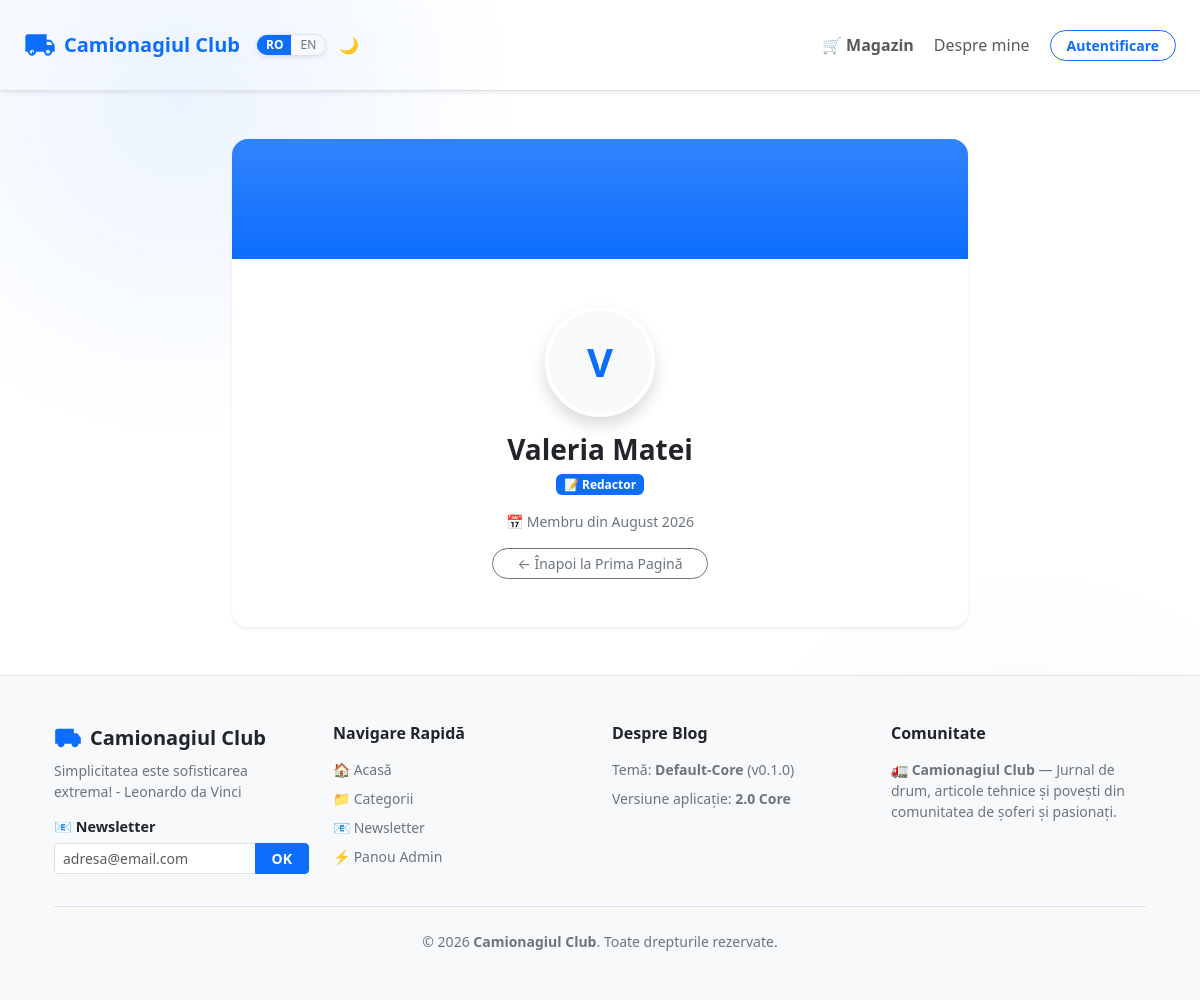
/user/3?lang=ro, run on the app's committed database.
### app/models/db_models.py (models this page shows, shortened)
class Base(DeclarativeBase):
    pass

class AppSetting(Base):
    __tablename__ = "app_settings"
    key: Mapped[str] = mapped_column(String(64), primary_key=True)
    value: Mapped[str] = mapped_column(Text, nullable=False, default="")

class TranslationLocale(Base):
    __tablename__ = "translation_locales"
    code: Mapped[str] = mapped_column(String(16), primary_key=True)
    name: Mapped[str | None] = mapped_column(String(64), nullable=True)
    enabled: Mapped[bool] = mapped_column(Boolean, nullable=False, default=True)
    is_default: Mapped[bool] = mapped_column(Boolean, nullable=False, default=False)

class TranslationEntry(Base):
    __tablename__ = "translation_entries"
    id: Mapped[int] = mapped_column(Integer, primary_key=True, autoincrement=True)
    locale_code: Mapped[str] = mapped_column(ForeignKey("translation_locales.code"), nullable=False)
    key: Mapped[str] = mapped_column(String(255), nullable=False)
    value: Mapped[str] = mapped_column(Text, nullable=False, default="")
    __table_args__ = {"sqlite_autoincrement": True}

class Post(Base):
    __tablename__ = "posts"
    id: Mapped[int] = mapped_column(Integer, primary_key=True, autoincrement=True)
    slug: Mapped[str] = mapped_column(String(160), unique=True, nullable=False)
    author_id: Mapped[int] = mapped_column(ForeignKey("users.id"), nullable=False)
    title: Mapped[str] = mapped_column(String(220), nullable=False)
    excerpt: Mapped[str | None] = mapped_column(Text, nullable=True)
    category: Mapped[str | None] = mapped_column(String(80), nullable=True)
    content_html: Mapped[str] = mapped_column(Text, nullable=False)
    hero_image_url: Mapped[str | None] = mapped_column(Text, nullable=True)
    image_url: Mapped[str | None] = mapped_column(Text, nullable=True)  # pentru og_image, fallback la hero
    images_url_json: Mapped[str | None] = mapped_column(Text, nullable=True)  # JSON list/dict
    draft: Mapped[bool] = mapped_column(Boolean, nullable=False, default=False)
    published_at: Mapped[datetime | None] = mapped_column(DateTime(timezone=True), nullable=True)
    created_at: Mapped[datetime] = mapped_column(DateTime(timezone=True), nullable=False)
    updated_at: Mapped[datetime] = mapped_column(DateTime(timezone=True), nullable=False)
    author: Mapped["User"] = relationship(back_populates="posts")
    translations: Mapped[list["PostTranslation"]] = relationship(back_populates="post", cascade="all, delete-orphan")

class User(Base):
    __tablename__ = "users"
    id: Mapped[int] = mapped_column(Integer, primary_key=True, autoincrement=True)
    provider: Mapped[str] = mapped_column(String(32), nullable=False)
    oauth_id: Mapped[str] = mapped_column(String(128), nullable=False)
    username: Mapped[str | None] = mapped_column(String(128), nullable=True)
    first_name: Mapped[str | None] = mapped_column(String(128), nullable=True)
    last_name: Mapped[str | None] = mapped_column(String(128), nullable=True)
    email: Mapped[str | None] = mapped_column(String(254), nullable=True)
    image_url: Mapped[str | None] = mapped_column(Text, nullable=True)
    role: Mapped[str] = mapped_column(String(64), nullable=False, default="reader")
    created_at: Mapped[datetime] = mapped_column(DateTime(timezone=True), nullable=False)
    posts: Mapped[list["Post"]] = relationship(back_populates="author")

### app/routers/auth.py (the view)
    @router.get("/user/{user_id}", response_class=HTMLResponse)
    async def public_user_profile(
        request: Request,
        user_id: int,
        db: Session = Depends(get_db),
    ):
        stmt = select(User).where(User.id == user_id)
        pub_user = db.execute(stmt).scalar_one_or_none()
        if not pub_user:
            raise HTTPException(status_code=404, detail="Utilizatorul nu a fost găsit.")
        return render_template(
            templates,
            request=request,
            name="user/public_profile.html",
            context={
                "title": f"Profil {pub_user.first_name or pub_user.username} — Club",
                "public_user": pub_user,
            },
        )

### templates/user/public_profile.html (shortened to what this page needs)
{% extends "base.html" %}
{% block content %}
<div class="container py-5">
  <div class="row justify-content-center">
    <div class="col-lg-8">
      <div class="card border-0 shadow-sm rounded-4 overflow-hidden">
        <div class="bg-primary bg-gradient p-4 text-center text-white position-relative" style="min-height: 120px;">
        </div>
        <div class="card-body p-4 p-md-5 text-center mt-n5">
          <div class="d-inline-block position-relative mb-3">
            {% if public_user.image_url %}
            <img src="{{ public_user.image_url }}" alt="{{ public_user.first_name or public_user.username }}" class="rounded-circle border border-4 border-white shadow" width="110" height="110">
            {% else %}
            <div class="rounded-circle bg-body-tertiary text-primary d-flex align-items-center justify-content-center fs-1 fw-bold border border-4 border-white shadow mx-auto" style="width: 110px; height: 110px;">
              {{ (public_user.first_name or public_user.username or 'U')[0]|upper }}
            </div>
            {% endif %}
          </div>
          <h3 class="fw-bold mb-1">{{ public_user.first_name or public_user.username or 'Membru Club' }} {{ public_user.last_name or '' }}</h3>
          <div class="mb-3">
            {% if public_user.role == 'admin' %}
            <span class="badge bg-danger">⚡ Admin</span>
            {% elif public_user.role in ['editor', 'author'] %}
            <span class="badge bg-primary">📝 Redactor</span>
            {% elif public_user.role == 'seller' %}
            <span class="badge bg-success">🛍️ Vânzător</span>
            {% else %}
            <span class="badge bg-secondary">👤 Membru Comunitate</span>
            {% endif %}
          </div>
          <p class="text-secondary small mb-3">
            📅 Membru din {{ public_user.created_at.strftime('%B %Y') if public_user.created_at else 'recent' }}
          </p>
          <a href="/" class="btn btn-outline-secondary btn-sm px-4 rounded-pill">
            ← Înapoi la Prima Pagină
          </a>
        </div>
      </div>
    </div>
  </div>
</div>
{% endblock %}

### themes/default/templates/partials/navbar.html (shortened to what this page needs)
{%- set _path = request.url.path.rstrip("/") -%}
<header class="navbar navbar-expand-lg shadow-sm border-bottom sticky-top">
  <div class="container-fluid px-3 px-md-4 py-2 py-md-3 d-flex align-items-center justify-content-between">
    <div class="d-flex align-items-center gap-2">
      <a class="navbar-brand fw-bold text-primary d-flex align-items-center mb-0 me-1" href="/">
        <span>{{ site_display_name() }}</span>
      </a>
      {% set _locale_options = get_available_locales() %}
      {% if _locale_options|length > 1 %}
      <div class="btn-group btn-group-sm rounded-pill overflow-hidden border shadow-sm ms-1" role="group" aria-label="Language Selector">
        {% for loc in _locale_options %}
        {% set _category = request.query_params.get("category") or "" %}
        {% set _lang_href = request.url.path ~ "?lang=" ~ loc.code %}
        {% if _category %}
        {% set _lang_href = _lang_href ~ "&category=" ~ _category|urlencode %}
        {% endif %}
        <a href="{{ _lang_href }}" class="btn btn-sm {% if locale == loc.code %}btn-primary text-white fw-bold{% else %}btn-light text-secondary{% endif %} py-0 px-2" style="font-size:0.75rem;">
          {{ loc.code|upper }}
        </a>
        {% endfor %}
      </div>
      {% endif %}
    </div>
    <div class="d-flex align-items-center gap-2">
      {% if active_theme_info().supports_color_scheme_toggle %}
      <button type=button id=theme-toggle class=btn btn-sm btn-outline-secondary d-flex align-items-center gap-1 aria-label=Toggle theme>
        <span id=theme-icon>🌙</span>
      </button>
      {% endif %}
    </div>
    <div class="collapse navbar-collapse" id="navbarNav">
      <ul class="navbar-nav ms-lg-auto mb-2 mb-lg-0 align-items-lg-center flex-wrap column-gap-1 row-gap-2 mt-3 mt-lg-0">
        <li class="nav-item">
          <a class="nav-link py-2 rounded px-2 fw-semibold{% if '/shop' in request.url.path %} active{% endif %}" href="/shop">{{ t_safe(translations, 'shop.navLink') or '🛒 Magazin' }}</a>
        </li>
        {% if nav_fixed_post_link %}
        {%- set _fix = nav_fixed_post_link.href.rstrip("/") -%}
        <li class="nav-item">
          <a class="nav-link py-2 rounded px-2{% if _path == _fix %} active fw-semibold{% endif %}" href="{{ nav_fixed_post_link.href|e }}">{{ nav_fixed_post_link.label|e }}</a>
        </li>
        {% endif %}
        {% if user %}
        <li class="nav-item dropdown ms-lg-2">
          <a class="nav-link dropdown-toggle d-flex align-items-center gap-2 py-1 px-2 border rounded-pill bg-body-tertiary" href="#" id="userNavDropdown" role="button" data-bs-toggle="dropdown" aria-expanded="false">
            {% if user.image_url %}
            <img src="{{ user.image_url }}" alt="{{ user.first_name or user.username }}" class="rounded-circle object-fit-cover" width="26" height="26">
            {% else %}
            <div class="rounded-circle bg-primary text-white d-flex align-items-center justify-content-center fw-bold" style="width:26px; height:26px; font-size:0.75rem;">
              {{ (user.first_name or user.username or 'U')[0]|upper }}
            </div>
            {% endif %}
            <span class="fw-semibold small">{{ user.first_name or user.username or 'Membru' }}</span>
          </a>
          <ul class="dropdown-menu dropdown-menu-end shadow border-0 rounded-3" aria-labelledby="userNavDropdown">
            <li><a class="dropdown-item d-flex align-items-center gap-2" href="/profile">👤 Profilul Meu</a></li>
            <li><a class="dropdown-item d-flex align-items-center gap-2" href="/profile#tab-orders">📦 Comenzile Mele</a></li>
            {% if user.role in ['admin', 'editor', 'seller'] %}
            <li><hr class="dropdown-divider"></li>
            <li><a class="dropdown-item d-flex align-items-center gap-2" href="/admin/minishop">🛒 Admin Shop</a></li>
            {% endif %}
            {% if user.role in ['admin', 'editor'] %}
            <li><a class="dropdown-item d-flex align-items-center gap-2" href="/admin">⚡ Panou Admin</a></li>
            <li><a class="dropdown-item d-flex align-items-center gap-2" href="/admin/new">✍️ Post Nou</a></li>
            {% endif %}
            <li><hr class="dropdown-divider"></li>
            <li><a class="dropdown-item d-flex align-items-center gap-2 text-danger" href="/auth/logout">🚪 Deconectare</a></li>
          </ul>
        </li>
        {% else %}
        <li class="nav-item ms-lg-2">
          <a class="btn btn-sm btn-outline-primary fw-semibold rounded-pill px-3" href="/admin/login">Autentificare</a>
        </li>
        {% endif %}
      </ul>
    </div>
  </div>
</header>

### themes/default/templates/partials/footer.html (shortened to what this page needs)
<footer class="footer mt-auto bg-body-tertiary border-top py-5">
  <div class="container px-4">
    <div class="row g-4 mb-4">
      <div class="col-12 col-md-6 col-lg-3" id="footer-newsletter-widget">
        <div class="d-flex align-items-center mb-2">
          {% if site_nav_icon_abs %}
          <img class="me-2 rounded-1 flex-shrink-0" src="{{ site_nav_icon_abs|e }}" width="28" height="28" alt="" style="object-fit:contain" loading="lazy" decoding="async" />
          {% else %}
          <svg class="me-2 text-primary flex-shrink-0" width="28" height="28" viewBox="0 0 24 24" fill="currentColor" aria-hidden="true">
            <path d="M20 8h-3V4H3c-1.1 0-2 .9-2 2v11h2c0 1.66 1.34 3 3 3s3-1.34 3-3h6c0 1.66 1.34 3 3 3s3-1.34 3-3h2v-5l-3-4z"/>
          </svg>
          {% endif %}
          <h5 class="fw-bold mb-0 text-body">{{ site_display_name() }}</h5>
        </div>
        <p class="text-secondary small mb-3">{{ site_tagline() }}</p>
        <h6 class="fw-bold mb-2 text-body" style="font-size: 0.9rem;">📧 {{ t_safe(translations, 'newsletter.title') or 'Abonare Newsletter' }}</h6>
        <form id="footer-newsletter-form" onsubmit="submitFooterNewsletter(event)">
          <div class="input-group input-group-sm mb-2">
            <input type="email" id="footer-newsletter-email" class="form-control" placeholder="adresa@email.com" required />
            <button type="submit" id="footer-newsletter-btn" class="btn btn-primary fw-semibold px-3">OK</button>
          </div>
        </form>
      </div>
      <div class="col-12 col-md-6 col-lg-3">
        <h6 class="fw-bold mb-3 text-body">{{ t_safe(translations, 'footer.quickNav') or 'Navigare Rapidă' }}</h6>
        <ul class="list-unstyled mb-0 small">
          <li class="mb-2">
            <a href="/" class="text-secondary text-decoration-none hover-primary">{{ t_safe(translations, 'footer.home') or '🏠 Acasă' }}</a>
          </li>
          <li class="mb-2">
            <a href="/#categories" class="text-secondary text-decoration-none hover-primary">{{ t_safe(translations, 'footer.categories') or '📁 Categorii' }}</a>
          </li>
          <li class="mb-2">
            <a href="#footer-newsletter-widget" class="text-secondary text-decoration-none hover-primary">{{ t_safe(translations, 'footer.newsletter') or '📧 Newsletter' }}</a>
          </li>
          <li>
            <a href="/admin" class="text-secondary text-decoration-none hover-primary">{{ t_safe(translations, 'footer.admin') or '⚡ Panou Admin' }}</a>
          </li>
        </ul>
      </div>
      <div class="col-12 col-md-6 col-lg-3">
        <h6 class="fw-bold mb-3 text-body">{{ t_safe(translations, 'footer.aboutBlog') or 'Despre Blog' }}</h6>
        {% set _t = active_theme_info() %}
        <p class="text-secondary small mb-2">
          {{ t_safe(translations, 'footer.theme') or 'Temă' }}: <strong>{{ _t.name|e }}</strong> (v{{ _t.version|default("1.0") }})
        </p>
        <p class="text-secondary small mb-0">
          Versiune aplicație: <strong>2.0 Core</strong>
        </p>
      </div>
      <div class="col-12 col-md-6 col-lg-3">
        <h6 class="fw-bold mb-3 text-body">{{ t_safe(translations, 'footer.communityTitle') or 'Comunitate' }}</h6>
        <p class="text-secondary small mb-0">
          🚛 <strong>{{ site_display_name() }}</strong> — {{ t_safe(translations, 'footer.communityText') or 'Jurnal de drum, articole tehnice și povești din comunitatea de șoferi și pasionați.' }}
        </p>
      </div>
    </div>
    <div class="border-top pt-4 text-center">
      <p class="text-secondary small mb-0">
        © {{ now().strftime("%Y") }} <strong>{{ site_display_name() }}</strong>. {{ t_safe(translations, 'footer.rights') or 'Toate drepturile rezervate.' }}
      </p>
    </div>
  </div>
</footer>

### static/site.css (style rules this page uses)
:root { color-scheme: light dark; font-family: ui-sans-serif, system-ui, -apple-system, Segoe UI, Roboto, Arial, sans-serif; }
html[data-bs-theme="light"] { background-color: #f8f9fa; }
body { min-height: 100vh; margin: 0; background-image: radial-gradient(circle at 15% 10%, rgba(var(--bs-primary-rgb), 0.08), transparent 25%), radial-gradient(circle at 85% 90%, rgba(var(--bs-secondary-rgb), 0.06), transparent 25%); background-color: var(--bs-body-bg); color: var(--bs-body-color); }
.navbar { position: sticky; top: 0; z-index: 1030; backdrop-filter: blur(12px); border-bottom: 1px solid var(--bs-border-color); }

### data on the page
AppSetting: value.value "Camionagiul Club", value.value "Simplicitatea este sofisticarea extrema! - Leonardo da Vinci"
TranslationLocale: code "RO"
TranslationLocale: code "EN"
TranslationEntry: value "🛒 Magazin"
Post: label "Despre mine"
User: first_name "V", first_name "Valeria", last_name "Matei", created_at "August 2026"
TranslationEntry: value "Newsletter"
TranslationEntry: value "Navigare Rapidă"
TranslationEntry: value "🏠 Acasă"
TranslationEntry: value "📁 Categorii"
TranslationEntry: value "📧 Newsletter"
TranslationEntry: value "⚡ Panou Admin"
TranslationEntry: value "Despre Blog"
TranslationEntry: value "Temă"
TranslationEntry: value "Comunitate"
TranslationEntry: value "Jurnal de drum, articole tehnice și povești din comunitatea de șoferi și pasionați."
TranslationEntry: value "Toate drepturile rezervate."

### other printed values
{{ _t.name|e }} "Default-Core"
{{ _t.version|default("1.0") }} "0.1.0"
